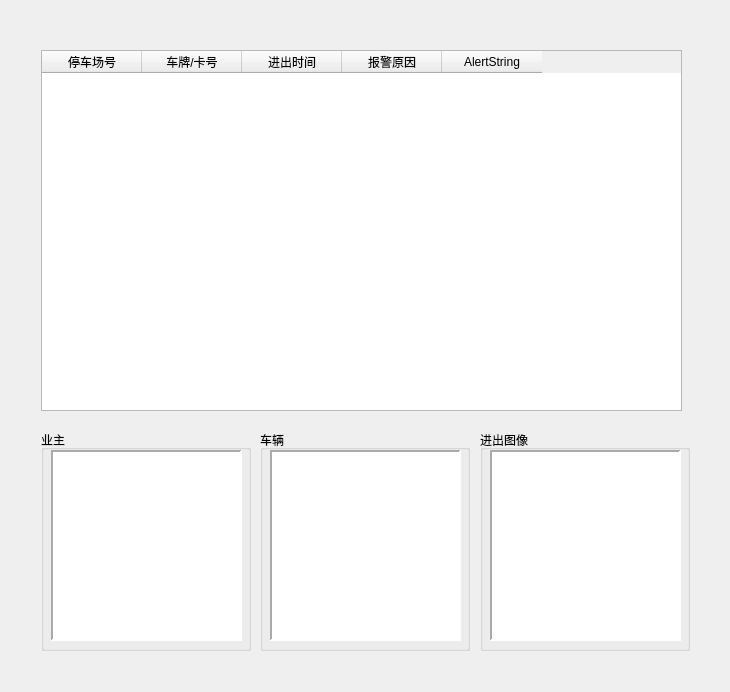
<?xml version="1.0" encoding="UTF-8"?>
<ui version="4.0">
 <class>CDlgAlert</class>
 <widget class="QDialog" name="CDlgAlert">
  <property name="geometry">
   <rect>
    <x>0</x>
    <y>0</y>
    <width>730</width>
    <height>692</height>
   </rect>
  </property>
  <property name="windowTitle">
   <string>报警信息</string>
  </property>
  <property name="styleSheet">
   <string notr="true">background-image: url(D:/WinParkUI/debug/Image/NewIcon/CommonMiddleBG-normal.jpg);</string>
  </property>
  <widget class="QTableWidget" name="tabAlert">
   <property name="geometry">
    <rect>
     <x>41</x>
     <y>50</y>
     <width>641</width>
     <height>361</height>
    </rect>
   </property>
   <property name="toolTip">
    <string>双击【报警原因】单元格，显示图像。</string>
   </property>
   <property name="styleSheet">
    <string notr="true">background-image: url(none);</string>
   </property>
   <column>
    <property name="text">
     <string>停车场号</string>
    </property>
   </column>
   <column>
    <property name="text">
     <string>车牌/卡号</string>
    </property>
   </column>
   <column>
    <property name="text">
     <string>进出时间</string>
    </property>
   </column>
   <column>
    <property name="text">
     <string>报警原因</string>
    </property>
   </column>
   <column>
    <property name="text">
     <string>AlertString</string>
    </property>
   </column>
  </widget>
  <widget class="QLabel" name="lblClose">
   <property name="geometry">
    <rect>
     <x>689</x>
     <y>5</y>
     <width>31</width>
     <height>16</height>
    </rect>
   </property>
   <property name="text">
    <string/>
   </property>
  </widget>
  <widget class="QLabel" name="lblTitle">
   <property name="geometry">
    <rect>
     <x>20</x>
     <y>5</y>
     <width>141</width>
     <height>21</height>
    </rect>
   </property>
   <property name="font">
    <font>
     <family>宋体</family>
     <pointsize>9</pointsize>
     <weight>75</weight>
     <italic>false</italic>
     <bold>true</bold>
    </font>
   </property>
   <property name="styleSheet">
    <string notr="true">background-image:url( );
color: rgb(85, 0, 0);</string>
   </property>
   <property name="text">
    <string/>
   </property>
  </widget>
  <widget class="QGroupBox" name="groupBox">
   <property name="geometry">
    <rect>
     <x>41</x>
     <y>430</y>
     <width>210</width>
     <height>221</height>
    </rect>
   </property>
   <property name="styleSheet">
    <string notr="true">background-image: url(none);</string>
   </property>
   <property name="title">
    <string>业主</string>
   </property>
   <widget class="QLabel" name="lblOwner">
    <property name="geometry">
     <rect>
      <x>10</x>
      <y>20</y>
      <width>191</width>
      <height>191</height>
     </rect>
    </property>
    <property name="styleSheet">
     <string notr="true">background-image: url(none);
background-color: rgb(255, 255, 255);</string>
    </property>
    <property name="frameShape">
     <enum>QFrame::Panel</enum>
    </property>
    <property name="frameShadow">
     <enum>QFrame::Sunken</enum>
    </property>
    <property name="lineWidth">
     <number>2</number>
    </property>
    <property name="text">
     <string/>
    </property>
    <property name="scaledContents">
     <bool>true</bool>
    </property>
   </widget>
  </widget>
  <widget class="QGroupBox" name="groupBox_2">
   <property name="geometry">
    <rect>
     <x>260</x>
     <y>430</y>
     <width>210</width>
     <height>221</height>
    </rect>
   </property>
   <property name="styleSheet">
    <string notr="true">background-image: url(none);</string>
   </property>
   <property name="title">
    <string>车辆</string>
   </property>
   <widget class="QLabel" name="lblCar">
    <property name="geometry">
     <rect>
      <x>10</x>
      <y>20</y>
      <width>191</width>
      <height>191</height>
     </rect>
    </property>
    <property name="styleSheet">
     <string notr="true">background-image: url(none);
background-color: rgb(255, 255, 255);</string>
    </property>
    <property name="frameShape">
     <enum>QFrame::Panel</enum>
    </property>
    <property name="frameShadow">
     <enum>QFrame::Sunken</enum>
    </property>
    <property name="lineWidth">
     <number>2</number>
    </property>
    <property name="text">
     <string/>
    </property>
    <property name="scaledContents">
     <bool>true</bool>
    </property>
   </widget>
  </widget>
  <widget class="QGroupBox" name="groupBox_3">
   <property name="geometry">
    <rect>
     <x>480</x>
     <y>430</y>
     <width>210</width>
     <height>221</height>
    </rect>
   </property>
   <property name="styleSheet">
    <string notr="true">background-image: url(none);</string>
   </property>
   <property name="title">
    <string>进出图像</string>
   </property>
   <widget class="QLabel" name="lblInOut">
    <property name="geometry">
     <rect>
      <x>10</x>
      <y>20</y>
      <width>191</width>
      <height>191</height>
     </rect>
    </property>
    <property name="styleSheet">
     <string notr="true">background-image: url(none);
background-color: rgb(255, 255, 255);</string>
    </property>
    <property name="frameShape">
     <enum>QFrame::Panel</enum>
    </property>
    <property name="frameShadow">
     <enum>QFrame::Sunken</enum>
    </property>
    <property name="lineWidth">
     <number>2</number>
    </property>
    <property name="text">
     <string/>
    </property>
    <property name="scaledContents">
     <bool>true</bool>
    </property>
   </widget>
  </widget>
 </widget>
 <resources/>
 <connections/>
</ui>
